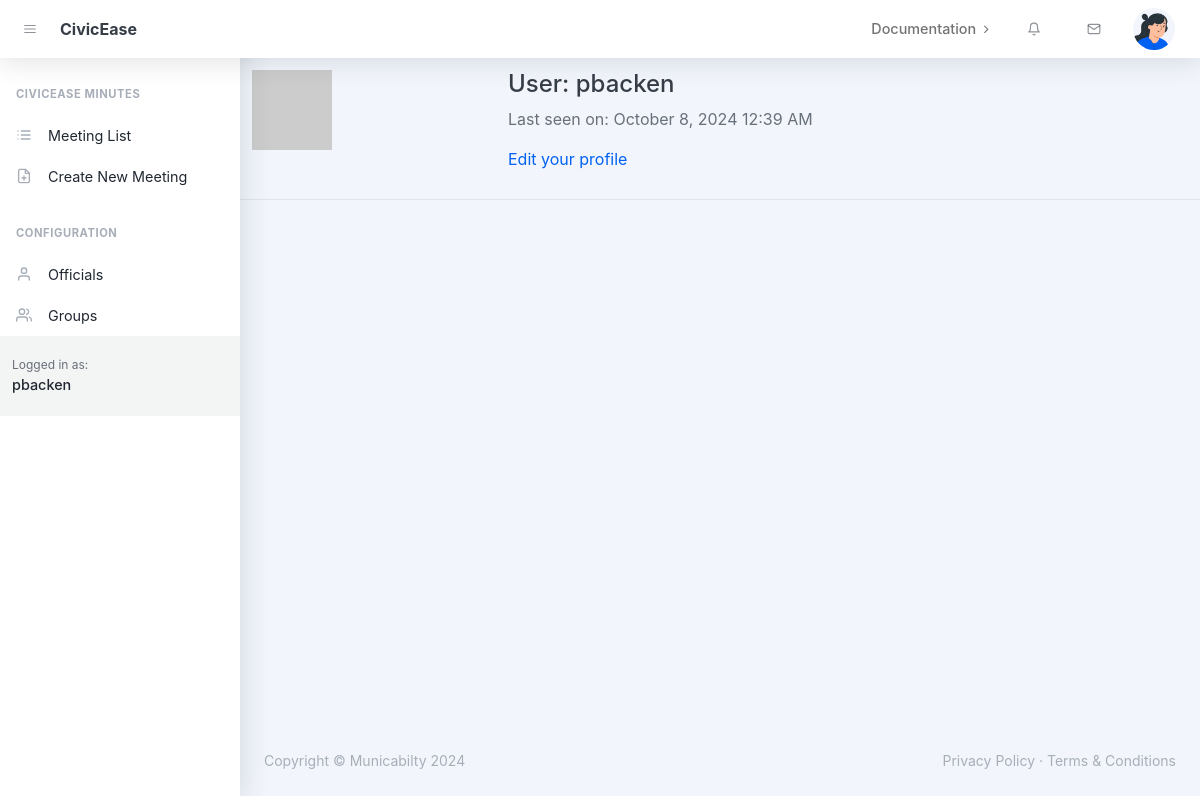
The page /user/pbacken (signed in) on the database as committed earlier.
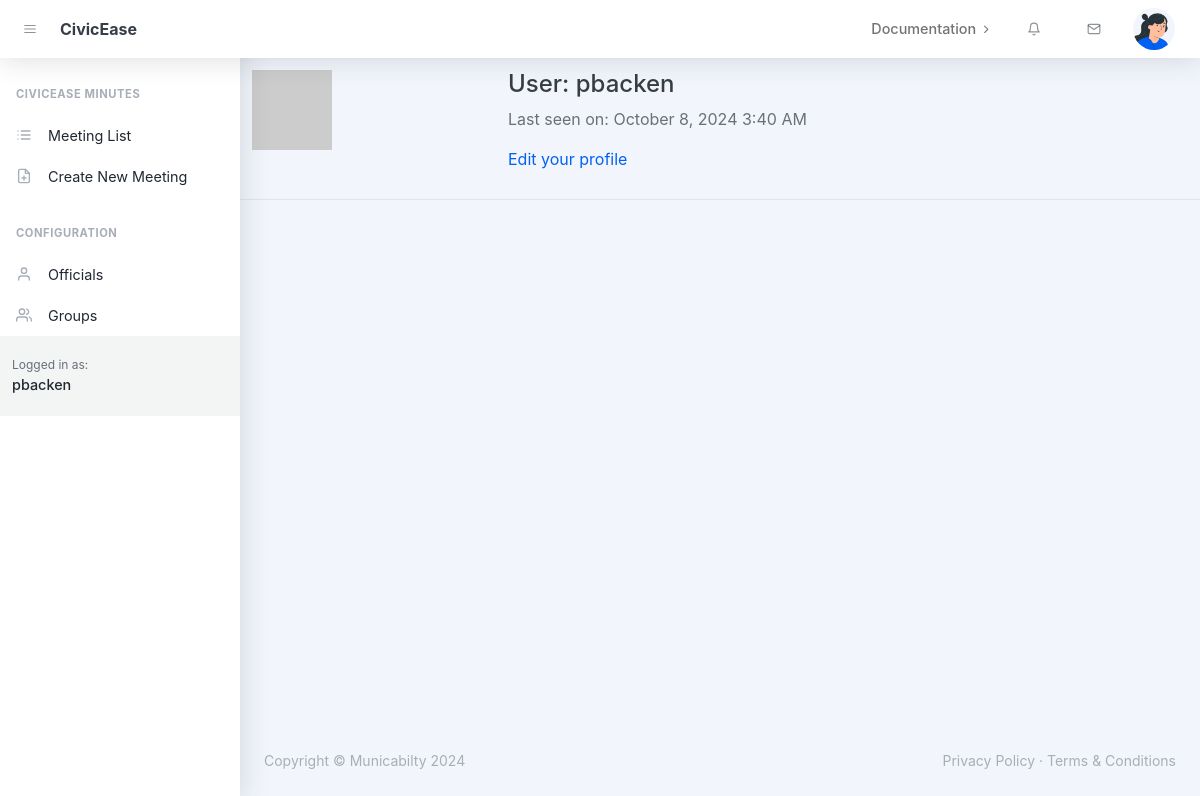
The same page on the database as committed later.
### app/models.py (models this page shows, shortened)
class User(UserMixin, db.Model):
    id: so.Mapped[int] = so.mapped_column(primary_key=True)
    username: so.Mapped[str] = so.mapped_column(sa.String(64), index=True,
                                                unique=True)
    email: so.Mapped[str] = so.mapped_column(sa.String(120), index=True,
                                             unique=True)
    password_hash: so.Mapped[Optional[str]] = so.mapped_column(sa.String(256))
    user_city: so.Mapped[Optional[str]] = so.mapped_column(sa.String(64))
    user_city_code: so.Mapped[Optional[str]] = so.mapped_column(sa.String(64))
    about_me: so.Mapped[Optional[str]] = so.mapped_column(sa.String(140))
    user_role: so.Mapped[str] = so.mapped_column(sa.String(120), nullable=True)
    last_seen: so.Mapped[Optional[datetime]] = so.mapped_column(
        default=lambda: datetime.now(timezone.utc))
    def avatar(self, size):
        digest = md5(self.email.lower().encode('utf-8')).hexdigest()
        return f'https://www.gravatar.com/avatar/{digest}?d=identicon&s={size}'

### app/routes.py (the view)
@app.route('/user/<username>')
@login_required
def user(username):
    user_obj = db.first_or_404(sa.select(User).where(User.username == username))
    posts = [
        {'author': user_obj, 'body': 'Test post #1'},
        {'author': user_obj, 'body': 'Test post #2'}
    ]
    return render_template('user.html', user=user_obj, posts=posts)

### app/models.py (called while the page is built)
@login.user_loader
def load_user(id):
    return db.session.get(User, int(id))

### app/routes.py (called while the page is built)
@app.before_request
def before_request():
    if current_user.is_authenticated:
        current_user.last_seen = datetime.now(timezone.utc)
        db.session.commit()

### app/templates/user.html (shortened to what this page needs)
{% extends "base.html" %}
{% block content %}
    <table class="table table-hover">
        <tr>
            <td width="256px"><img src="{{ user.avatar(256) }}"></td>
            <td>
                <h1>User: {{ user.username }}</h1>
                {% if user.last_seen %}<p>Last seen on: {{ moment(user.last_seen).format('LLL') }}</p>{% endif %}
                {% if user == current_user %}
                <p><a href="{{ url_for('edit_profile') }}">Edit your profile</a></p>
                {% endif %}
            </td>
        </tr>
    </table>
{% endblock %}

### app/templates/base.html (shortened to what this page needs)
<!doctype html>
<html lang="en">
  <head>
    <link rel="stylesheet" href='/static/css/styles.css' />
  </head>
  <body class="nav-fixed">
    <nav class="topnav navbar navbar-expand shadow justify-content-between justify-content-sm-start navbar-light bg-white" id="sidenavAccordion">
            <button class="btn btn-icon btn-transparent-dark order-1 order-lg-0 me-2 ms-lg-2 me-lg-0" id="sidebarToggle"><i data-feather="menu"></i></button>
            <a class="navbar-brand pe-3 ps-4 ps-lg-2" href="{{ url_for('index') }}">CivicEase</a>
            <ul class="navbar-nav align-items-center ms-auto">
                <li class="nav-item dropdown no-caret d-none d-md-block me-3">
                    <a class="nav-link dropdown-toggle" id="navbarDropdownDocs" href="javascript:void(0);" role="button" data-bs-toggle="dropdown" aria-haspopup="true" aria-expanded="false">
                        <div class="fw-500">Documentation</div>
                        <i class="fas fa-chevron-right dropdown-arrow"></i>
                    </a>
                </li>
                <li class="nav-item dropdown no-caret d-none d-sm-block me-3 dropdown-notifications">
                    <a class="btn btn-icon btn-transparent-dark dropdown-toggle" id="navbarDropdownAlerts" href="javascript:void(0);" role="button" data-bs-toggle="dropdown" aria-haspopup="true" aria-expanded="false"><i data-feather="bell"></i></a>
                </li>
                <li class="nav-item dropdown no-caret d-none d-sm-block me-3 dropdown-notifications">
                    <a class="btn btn-icon btn-transparent-dark dropdown-toggle" id="navbarDropdownMessages" href="javascript:void(0);" role="button" data-bs-toggle="dropdown" aria-haspopup="true" aria-expanded="false"><i data-feather="mail"></i></a>
                </li>
                <li class="nav-item dropdown no-caret dropdown-user me-3 me-lg-4">
                    <a class="btn btn-icon btn-transparent-dark dropdown-toggle" id="navbarDropdownUserImage" href="javascript:void(0);" role="button" data-bs-toggle="dropdown" aria-haspopup="true" aria-expanded="false"><img class="img-fluid" src="/static/assets/img/illustrations/profiles/profile-1.png" /></a>
                </li>
            </ul>
        </nav>
        <div id="layoutSidenav">
            <div id="layoutSidenav_nav">
                <nav class="sidenav shadow-right sidenav-light">
                    <div class="sidenav-menu">
                        <div class="nav accordion" id="accordionSidenav">
                            <div class="sidenav-menu-heading">CivicEase Minutes</div>
                            <a class="nav-link" href="{{ url_for('meeting_list') }}">
                                <div class="nav-link-icon"><i data-feather="list"></i></div>
                                Meeting List
                            </a>
                            <a class="nav-link" href="{{ url_for('create_meeting') }}">
                                <div class="nav-link-icon"><i data-feather="file-plus"></i></div>
                                Create New Meeting
                            </a>
                            <div class="sidenav-menu-heading">Configuration</div>
                            <a class="nav-link collapsed" href="{{ url_for('people_list') }}">
                                <div class="nav-link-icon"><i data-feather="user"></i></div>
                                Officials
                            </a>
                            <a class="nav-link collapsed" href="{{ url_for('group_list') }}">
                                <div class="nav-link-icon"><i data-feather="users"></i></div>
                                Groups
                            </a>
                    <div class="sidenav-footer">
                        <div class="sidenav-footer-content">
                            <div class="sidenav-footer-subtitle">Logged in as:</div>
                            <div class="sidenav-footer-title">{{ current_user.username }}</div>
                        </div>
                    </div>
                </nav>
            </div>
            <div id="layoutSidenav_content">
                <main>
                    {% block content %}{% endblock %}
                </main>
                <footer class="footer-admin mt-auto footer-light">
                    <div class="container-xl px-4">
                        <div class="row">
                            <div class="col-md-6 small">Copyright &copy; Municabilty 2024</div>
                            <div class="col-md-6 text-md-end small">
                                <a href="#!">Privacy Policy</a>
                                &middot;
                                <a href="#!">Terms &amp; Conditions</a>
                            </div>
                        </div>
                    </div>
                </footer>
            </div>
        </div>
  </body>
</html>

Rows that differ between the two databases and show on the page:
changed User "pbacken": last_seen "October 8, 2024 12:39 AM" → "October 8, 2024 3:40 AM"
